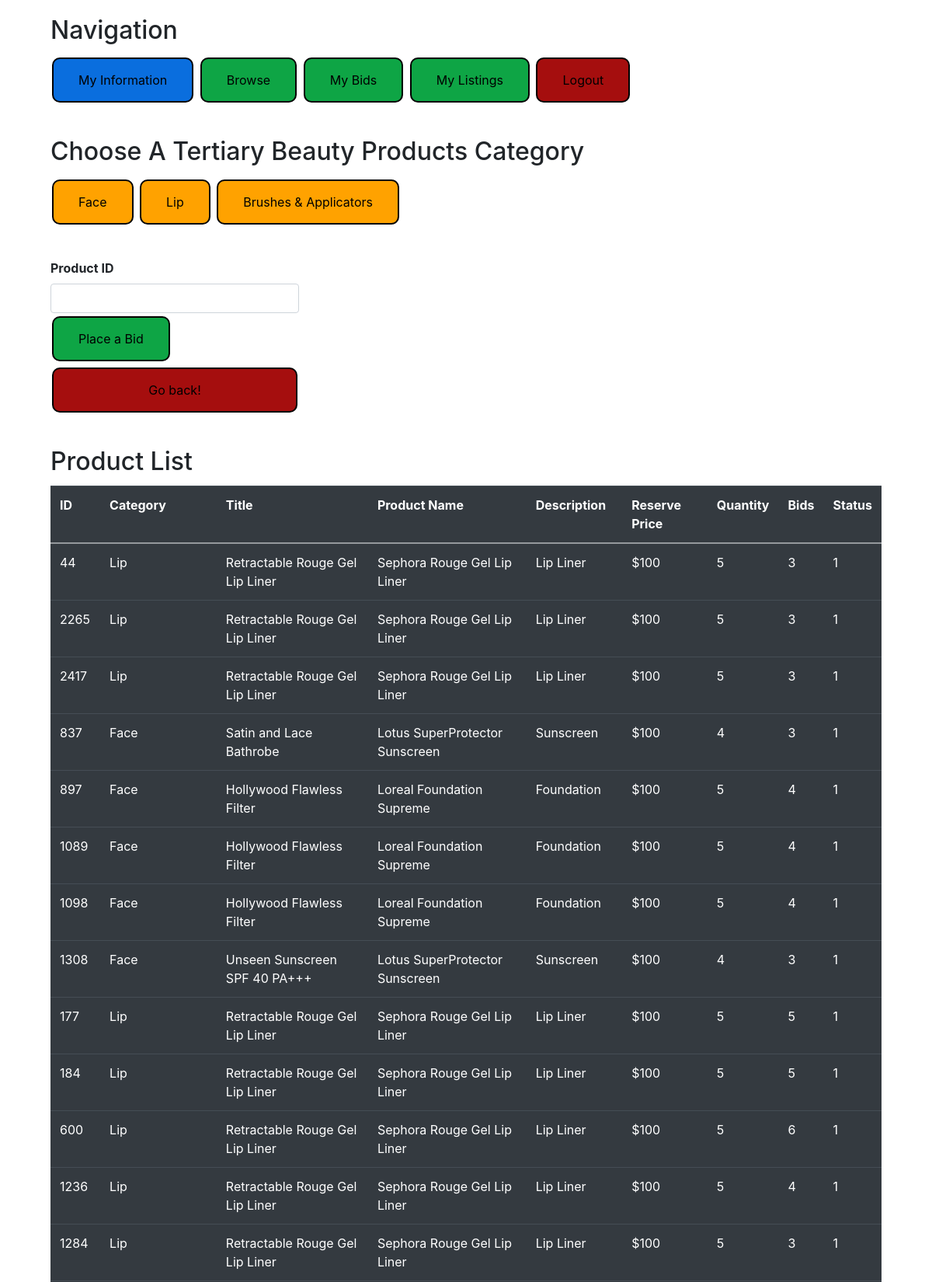
/Makeup (upper part), run on the app's committed database.
### tables this page shows
CREATE TABLE Auction_Listings_new
(
    Seller_Email        TEXT,
    Listing_ID          INTEGER,
    Category            TEXT,
    Auction_Title       TEXT,
    Product_Name        TEXT,
    Product_Description TEXT,
    Quantity            INTEGER,
    Reserve_Price       TEXT,
    Max_bids            INTEGER,
    Status              INTEGER
);

### lionauction.py (the view)
@app.route('/Makeup', methods=['POST', 'GET'])
def Makeup():
    connection = sql.connect('user.sqlite')
    cursor = connection.execute('SELECT * FROM Auction_Listings_new WHERE Category = ? OR Category = ? OR Category = ? AND Status == 1 ORDER BY Reserve_Price ASC;',
                                ("Face", "Lip", "Brushes & Applicators"))
    result = cursor.fetchall()
    return render_template('Makeup.html', result=result)

### templates/Makeup.html (shortened to what this page needs)
<!DOCTYPE html>
<html lang="en" dir="ltr">
<head>
    <link rel="stylesheet" href="https://stackpath.bootstrapcdn.com/bootstrap/4.4.1/css/bootstrap.min.css"
>
</head>
<body>
<div class="container-sm">
    <div class="card-body">
        <h2 class="card-title">Navigation</h2>
        <a class="button button2" href="/myinformation" role="button">My Information</a>
        <a class="button button4" href="/browse" role="button">Browse</a>
        <a class="button button4" href="/my_bids" role="button">My Bids</a>
        <a class="button button4" href="/my_listings" role="button">My Listings</a>
        <a class="button button3" href="/" role="button">Logout</a>
    </div>
</div>
<div class="container-sm">
    <div class="card-body">
        <h2 class="card-title">Choose A Tertiary Beauty Products Category</h2>
        <form id = 'formset' action="/filter_output" method="POST">
            <button class="button button5" type="submit" role="button" name="category" value = "Face">Face</button>
            <button class="button button5" type="submit" role="button" name="category" value = "Lip">Lip</button>
            <button class="button button5" type="submit" role="button" name="category" value = "Brushes & Applicators">Brushes & Applicators</button>
        </form>
    </div>
<div class="card-body" style = "display: inline-block;">
            <label for="ProductID"><b>Product ID</b></label>
            <form id = 'formset' action="/place_bid" method="POST">
                <input type="text" name="id" required class="form-control">
                <button class="button button4" type="submit" role="button" name="bid" value = "bid">Place a Bid</button>
            </form>
            <input class="button button3" value="Go back!" onclick="history.back()">
        </div>
</div>
<div class="container-sm">
    <div class="card-body">
        <h2 class="card-title">Product List</h2>
        <table class="table table-dark clickable-row">
            <tr>
                <th scope="col"> ID</th>
                <th scope="col"> Category</th>
                <th scope="col"> Title</th>
                <th scope="col"> Product Name</th>
                <th scope="col"> Description</th>
                <th scope="col"> Reserve Price</th>
                <th scope="col"> Quantity</th>
                <th scope="col"> Bids</th>
                <th scope="col"> Status</th>
            </tr>
            <tbody>
            {% for email, id, category, title, product_name, description, quantity, price, bids, status in result %}
                <tr>
                    <td> {{ id }} </td>
                    <td> {{ category }} </td>
                    <td> {{ title }} </td>
                    <td> {{ product_name }} </td>
                    <td> {{ description }} </td>
                    <td> {{ price }} </td>
                    <td> {{ quantity }} </td>
                    <td> {{ bids }} </td>
                    <td> {{ status }} </td>
                </tr>
            {% endfor %}
            </tbody>
        </table>
    </div>
</div>
</body>
</html>

### templates/Makeup.html (style rules this page uses)
.button { background-color: #4CAF50; border: 2px solid black; color: black; padding: 15px 32px; text-align: center; text-decoration: none; display: inline-block; font-size: 16px; margin: 4px 2px; cursor: pointer; border-radius: 10px; }
.button2 { background-color: #0A6EDE; }
.button3 { background-color: #A50E0E; }
.button4 { background-color: #0EA545; }
.button5 { background-color: #FFA200; }

### data on the page
Auction_Listings_new: Listing_ID "44", Category "Lip", Auction_Title "Retractable Rouge Gel Lip Liner", Product_Name "Sephora Rouge Gel Lip Liner", Product_Description "Lip Liner", Reserve_Price "$100", Quantity "5", Max_bids "3", Status "1"
Auction_Listings_new: Listing_ID "2265", Category "Lip", Auction_Title "Retractable Rouge Gel Lip Liner", Product_Name "Sephora Rouge Gel Lip Liner", Product_Description "Lip Liner", Reserve_Price "$100", Quantity "5", Max_bids "3", Status "1"
Auction_Listings_new: Listing_ID "2417", Category "Lip", Auction_Title "Retractable Rouge Gel Lip Liner", Product_Name "Sephora Rouge Gel Lip Liner", Product_Description "Lip Liner", Reserve_Price "$100", Quantity "5", Max_bids "3", Status "1"
Auction_Listings_new: Listing_ID "837", Category "Face", Auction_Title "Satin and Lace Bathrobe", Product_Name "Lotus SuperProtector Sunscreen", Product_Description "Sunscreen", Reserve_Price "$100", Quantity "4", Max_bids "3", Status "1"
Auction_Listings_new: Listing_ID "897", Category "Face", Auction_Title "Hollywood Flawless Filter", Product_Name "Loreal Foundation Supreme", Product_Description "Foundation", Reserve_Price "$100", Quantity "5", Max_bids "4", Status "1"
Auction_Listings_new: Listing_ID "1089", Category "Face", Auction_Title "Hollywood Flawless Filter", Product_Name "Loreal Foundation Supreme", Product_Description "Foundation", Reserve_Price "$100", Quantity "5", Max_bids "4", Status "1"
Auction_Listings_new: Listing_ID "1098", Category "Face", Auction_Title "Hollywood Flawless Filter", Product_Name "Loreal Foundation Supreme", Product_Description "Foundation", Reserve_Price "$100", Quantity "5", Max_bids "4", Status "1"
Auction_Listings_new: Listing_ID "1308", Category "Face", Auction_Title "Unseen Sunscreen SPF 40 PA+++", Product_Name "Lotus SuperProtector Sunscreen", Product_Description "Sunscreen", Reserve_Price "$100", Quantity "4", Max_bids "3", Status "1"
Auction_Listings_new: Listing_ID "177", Category "Lip", Auction_Title "Retractable Rouge Gel Lip Liner", Product_Name "Sephora Rouge Gel Lip Liner", Product_Description "Lip Liner", Reserve_Price "$100", Quantity "5", Max_bids "5", Status "1"
Auction_Listings_new: Listing_ID "184", Category "Lip", Auction_Title "Retractable Rouge Gel Lip Liner", Product_Name "Sephora Rouge Gel Lip Liner", Product_Description "Lip Liner", Reserve_Price "$100", Quantity "5", Max_bids "5", Status "1"
Auction_Listings_new: Listing_ID "600", Category "Lip", Auction_Title "Retractable Rouge Gel Lip Liner", Product_Name "Sephora Rouge Gel Lip Liner", Product_Description "Lip Liner", Reserve_Price "$100", Quantity "5", Max_bids "6", Status "1"
Auction_Listings_new: Listing_ID "1236", Category "Lip", Auction_Title "Retractable Rouge Gel Lip Liner", Product_Name "Sephora Rouge Gel Lip Liner", Product_Description "Lip Liner", Reserve_Price "$100", Quantity "5", Max_bids "4", Status "1"
Auction_Listings_new: Listing_ID "1284", Category "Lip", Auction_Title "Retractable Rouge Gel Lip Liner", Product_Name "Sephora Rouge Gel Lip Liner", Product_Description "Lip Liner", Reserve_Price "$100", Quantity "5", Max_bids "3", Status "1"
